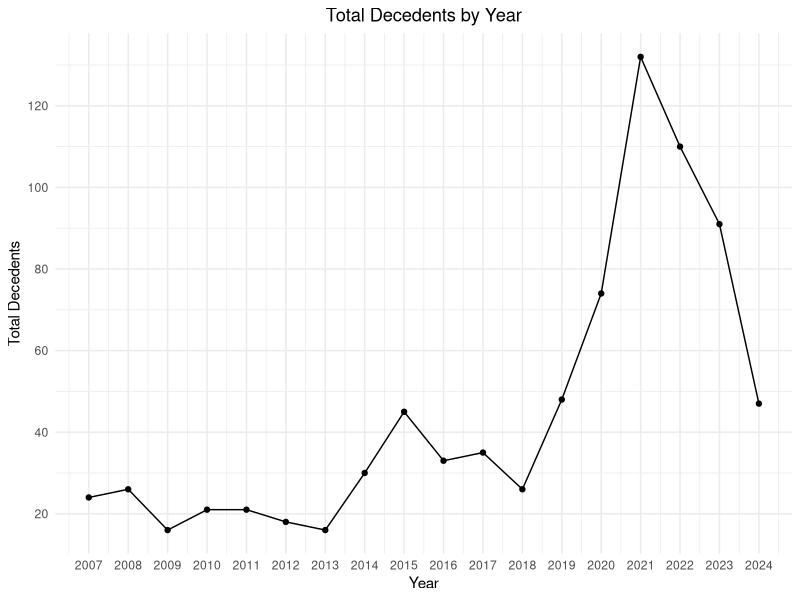
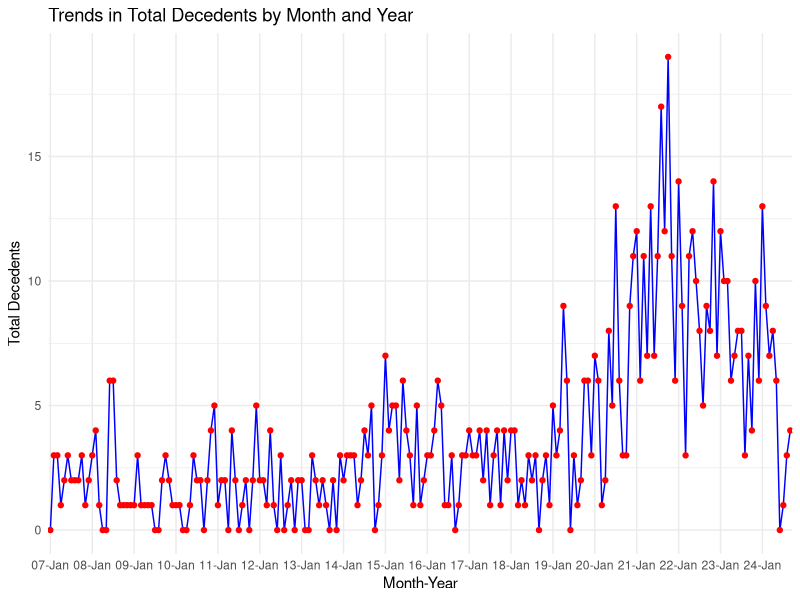
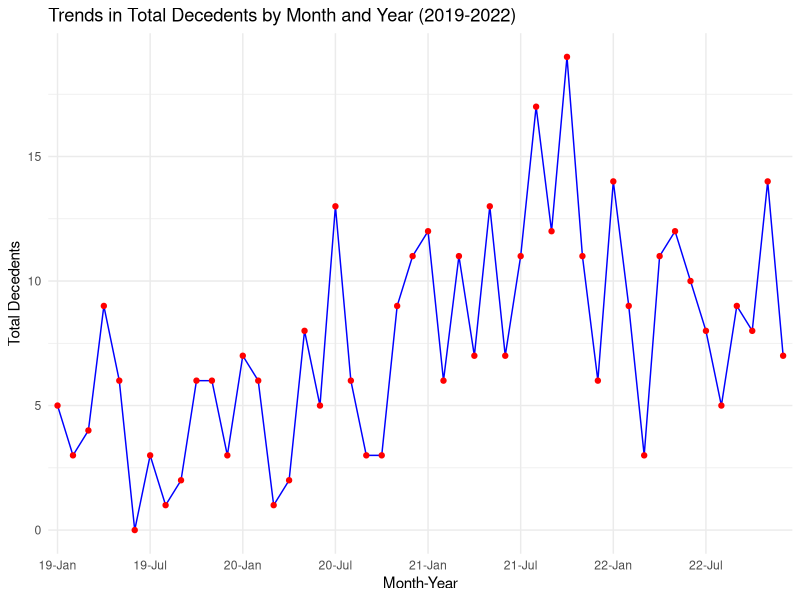
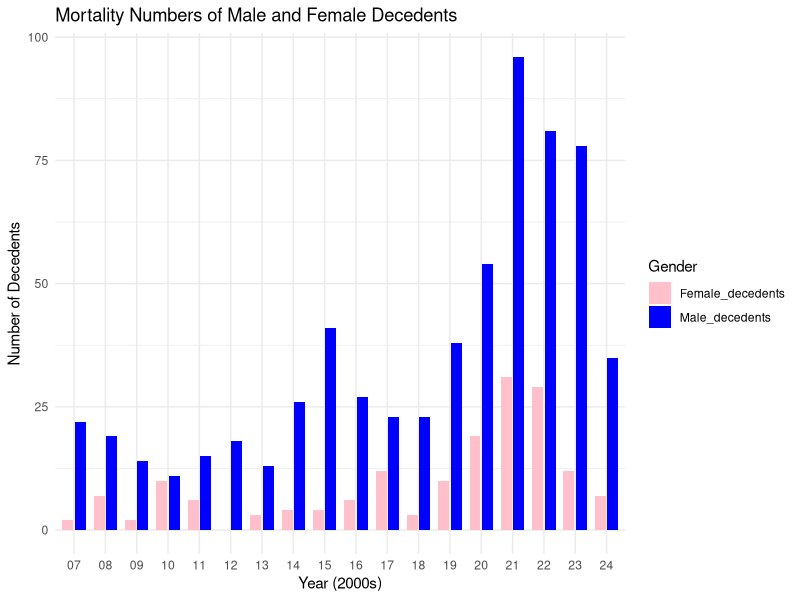
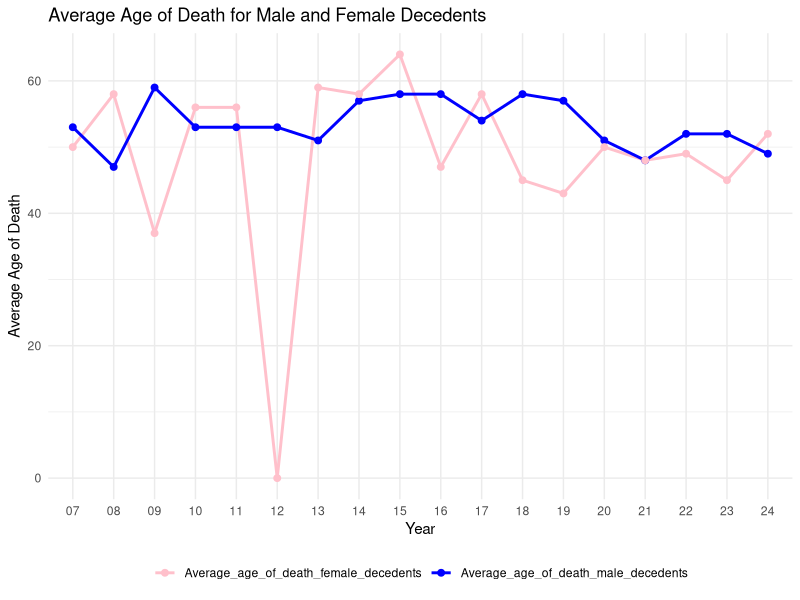

The R script that drew these images, in order:
## ---- chunk 1
#| include: false
#| warning: false
#| message: false

library(tidyverse)
library(ggplot2)
library(dplyr)

Death_data <- read_csv(here::here("data/analysis_data/Num_death_analysis_data.csv"))
AvgAge_data <- read_csv(here::here("data/analysis_data/AvgAge_death_analysis_data.csv"))


## ---- chunk 2
#| label: Tab-Table1
#| fig-cap: Yearly Mortality rate from 2007-2024
#| echo: false

library(knitr)
library(dplyr)

# Remove the 'id' column
AvgAge_data_no_id <- AvgAge_data %>%
  select(-id)

# Display the table without the 'id' column
kable(AvgAge_data_no_id, 
      caption = "Trends in Mortality Rates Among Shelter Residents (2007-2024)",
      col.names = c("Year", "Total Decedents", 
                    "Avg Age of Death (All)", "Male Decedents", 
                    "Avg Age of Death (Male)", "Female Decedents", 
                    "Avg Age of Death (Female)", "Trans/NB/2S Decedents", 
                    "Avg Age of Death (Trans/NB/2S)"))
## ---- chunk 3
#| label: fig-TotalNumberofDeathByYear 
#| fig-cap: Yearly Mortality rate from 2007-2024
#| echo: false

AvgAge_data |> 
  ggplot(aes(x = year, y = total_decedents)) +
  geom_point() +
  geom_line() +
  labs(title = "Total Decedents by Year", x = "Year", y = "Total Decedents") +
  theme_minimal() +
  theme(plot.title = element_text(hjust = 0.5)) + 
  scale_x_continuous(breaks = unique(AvgAge_data$year)) +
  scale_y_continuous(breaks = seq(0, max(AvgAge_data$total_decedents), by = 20))

## ---- chunk 4
#| label: fig-TotalDecedentsbyMonth
#| fig-cap: Yearly Mortality rate from 2007-2024
#| echo: false

# Combine Year and Month into a single column with last two digits of the year
Death_data$YearMonth <- paste(substr(Death_data$year, 3, 4), Death_data$month, sep = "-")

# Convert YearMonth to a factor with ordered levels
Death_data$YearMonth <- factor(Death_data$YearMonth, levels = unique(Death_data$YearMonth))

# Plot the graph
Death_data |>
  ggplot(aes(x = YearMonth, y = total_decedents, group=1)) +
  geom_line(color="blue") +
  geom_point(color="red") +
  scale_x_discrete(breaks = Death_data$YearMonth[seq(1, nrow(Death_data), by = 12)]) + # Show only every 12th month (i.e., January each year)
  theme(axis.text.x = element_text(angle = 90, vjust = 0.5, hjust = 1, size = 8)) + # Display x-axis labels vertically
  labs(title="Trends in Total Decedents by Month and Year", 
       x="Month-Year", 
       y="Total Decedents") +
  theme_minimal()
## ---- chunk 5
#| label: fig-TotalDecedentbyMonthcovid
#| fig-cap: Yearly Mortality rate from 2019-2022
#| echo: false

# Filter the data for years 2019 to 2022
Death_data_filtered <- Death_data %>%
  filter(year >= 2019 & year <= 2022)

# Combine Year and Month into a single column with last two digits of the year
Death_data_filtered$YearMonth <- paste(substr(Death_data_filtered$year, 3, 4), Death_data_filtered$month, sep = "-")

# Convert YearMonth to a factor with ordered levels
Death_data_filtered$YearMonth <- factor(Death_data_filtered$YearMonth, levels = unique(Death_data_filtered$YearMonth))

# Plot the graph for filtered data
Death_data_filtered |>
  ggplot(aes(x = YearMonth, y = total_decedents, group = 1)) +
  geom_line(color = "blue") +
  geom_point(color = "red") +
  scale_x_discrete(breaks = Death_data_filtered$YearMonth[seq(1, nrow(Death_data_filtered), by = 6)]) + # Show every 6th month
  theme(axis.text.x = element_text(angle = 90, vjust = 0.5, hjust = 1, size = 8)) + # Display x-axis labels vertically
  labs(title = "Trends in Total Decedents by Month and Year (2019-2022)",
       x = "Month-Year",
       y = "Total Decedents") +
  theme_minimal()
## ---- chunk 6
#| label: fig-TotalDecedentsFemaleVsMale 
#| fig-cap: Total Decedents Female VS Male
#| echo: false
#| include: false
#| warning: false
#| message: false

library(ggplot2)
library(tidyr)
library(dplyr)

# Reshape the data for plotting
plot_data <- AvgAge_data %>%
  select(year, Male_decedents, Female_decedents) %>%
  pivot_longer(cols = c(Male_decedents, Female_decedents),
               names_to = "Gender",
               values_to = "Mortality")

# Create a new variable for the last two digits of the year with leading zero
plot_data <- plot_data %>%
  mutate(year_short = sprintf("%02d", year %% 100))

# Create the bar graph with adjusted year labels
ggplot(plot_data, aes(x = year_short, y = Mortality, fill = Gender)) +
  geom_bar(stat = "identity", position = position_dodge(width = 0.8), width = 0.7) +
  labs(title = "Mortality Numbers of Male and Female Decedents",
       x = "Year (2000s)",
       y = "Number of Decedents") +
  scale_fill_manual(values = c("Male_decedents" = "blue", "Female_decedents" = "pink")) +
  theme_minimal()

## ---- chunk 7
#| label: fig-AvgAgeofDecedentsFemaleVSMale 
#| fig-cap: Total Decedents Female VS Male
#| echo: false
#| warning: false
#| message: false

# Reshape the data for plotting average age of death
avg_age_data <- AvgAge_data %>%
  select(year, Average_age_of_death_male_decedents, Average_age_of_death_female_decedents) %>%
  pivot_longer(cols = c(Average_age_of_death_male_decedents, Average_age_of_death_female_decedents),
               names_to = "Gender",
               values_to = "Average_Age") %>%
  mutate(year_short = sprintf("%02d", year %% 100)) 

# Create the line graph for average age of death
ggplot(avg_age_data, aes(x = year_short, y = Average_Age, color = Gender, group = Gender)) +
  geom_line(size = 1) +   
  geom_point(size = 2) +    
  labs(title = "Average Age of Death for Male and Female Decedents",
       x = "Year",
       y = "Average Age of Death") +
  scale_color_manual(values = c("Average_age_of_death_male_decedents" = "blue", 
                                 "Average_age_of_death_female_decedents" = "pink")) +
  theme_minimal() +
  theme(legend.title = element_blank(),
        legend.position = "bottom") 
